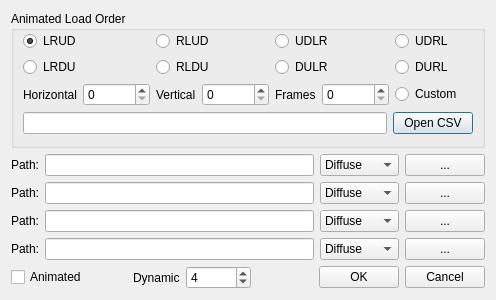
<?xml version="1.0" encoding="UTF-8"?>
<ui version="4.0">
 <class>Dialog</class>
 <widget class="QDialog" name="Dialog">
  <property name="geometry">
   <rect>
    <x>0</x>
    <y>0</y>
    <width>496</width>
    <height>300</height>
   </rect>
  </property>
  <property name="windowTitle">
   <string>Dialog</string>
  </property>
  <layout class="QVBoxLayout" name="verticalLayout_2">
   <item>
    <widget class="QGroupBox" name="AnimationData">
     <property name="title">
      <string>Animated Load Order</string>
     </property>
     <layout class="QVBoxLayout" name="verticalLayout">
      <property name="topMargin">
       <number>0</number>
      </property>
      <property name="bottomMargin">
       <number>9</number>
      </property>
      <item>
       <layout class="QGridLayout" name="gridLayout">
        <item row="2" column="0">
         <layout class="QHBoxLayout" name="horizontalLayout_3">
          <item>
           <widget class="QLabel" name="label_2">
            <property name="text">
             <string>Horizontal</string>
            </property>
           </widget>
          </item>
          <item>
           <widget class="QSpinBox" name="Horizontal">
            <property name="minimum">
             <number>0</number>
            </property>
            <property name="maximum">
             <number>999999999</number>
            </property>
            <property name="singleStep">
             <number>1</number>
            </property>
           </widget>
          </item>
         </layout>
        </item>
        <item row="1" column="3">
         <widget class="QRadioButton" name="DURL">
          <property name="text">
           <string>DURL</string>
          </property>
         </widget>
        </item>
        <item row="0" column="2">
         <widget class="QRadioButton" name="UDLR">
          <property name="text">
           <string>UDLR</string>
          </property>
          <property name="checked">
           <bool>false</bool>
          </property>
         </widget>
        </item>
        <item row="0" column="0">
         <widget class="QRadioButton" name="LRUD">
          <property name="text">
           <string>LRUD</string>
          </property>
          <property name="checked">
           <bool>true</bool>
          </property>
         </widget>
        </item>
        <item row="1" column="0">
         <widget class="QRadioButton" name="LRDU">
          <property name="text">
           <string>LRDU</string>
          </property>
         </widget>
        </item>
        <item row="1" column="1">
         <widget class="QRadioButton" name="RLDU">
          <property name="text">
           <string>RLDU</string>
          </property>
         </widget>
        </item>
        <item row="1" column="2">
         <widget class="QRadioButton" name="DULR">
          <property name="text">
           <string>DULR</string>
          </property>
         </widget>
        </item>
        <item row="2" column="1">
         <layout class="QHBoxLayout" name="horizontalLayout_4">
          <item>
           <widget class="QLabel" name="label_3">
            <property name="text">
             <string>Vertical</string>
            </property>
           </widget>
          </item>
          <item>
           <widget class="QSpinBox" name="Vertical">
            <property name="minimum">
             <number>0</number>
            </property>
            <property name="maximum">
             <number>999999999</number>
            </property>
           </widget>
          </item>
         </layout>
        </item>
        <item row="0" column="3">
         <widget class="QRadioButton" name="UDRL">
          <property name="text">
           <string>UDRL</string>
          </property>
         </widget>
        </item>
        <item row="0" column="1">
         <widget class="QRadioButton" name="RLUD">
          <property name="text">
           <string>RLUD</string>
          </property>
         </widget>
        </item>
        <item row="2" column="3">
         <widget class="QRadioButton" name="Custom">
          <property name="text">
           <string>Custom</string>
          </property>
         </widget>
        </item>
        <item row="2" column="2">
         <layout class="QHBoxLayout" name="horizontalLayout_11">
          <item>
           <widget class="QLabel" name="label_4">
            <property name="text">
             <string>Frames</string>
            </property>
           </widget>
          </item>
          <item>
           <widget class="QSpinBox" name="FrameCount">
            <property name="minimum">
             <number>0</number>
            </property>
            <property name="maximum">
             <number>999999999</number>
            </property>
           </widget>
          </item>
         </layout>
        </item>
       </layout>
      </item>
      <item>
       <layout class="QHBoxLayout" name="horizontalLayout_5">
        <item>
         <widget class="QLineEdit" name="CSV"/>
        </item>
        <item>
         <widget class="QPushButton" name="Open">
          <property name="text">
           <string>Open CSV</string>
          </property>
         </widget>
        </item>
       </layout>
      </item>
     </layout>
    </widget>
   </item>
   <item>
    <layout class="QHBoxLayout" name="horizontalLayout">
     <item>
      <widget class="QLabel" name="label">
       <property name="text">
        <string>Path:</string>
       </property>
      </widget>
     </item>
     <item>
      <widget class="QLineEdit" name="Path0"/>
     </item>
     <item>
      <widget class="QComboBox" name="Type0">
       <item>
        <property name="text">
         <string>Diffuse</string>
        </property>
       </item>
       <item>
        <property name="text">
         <string>Normal</string>
        </property>
       </item>
       <item>
        <property name="text">
         <string>RMT</string>
        </property>
       </item>
       <item>
        <property name="text">
         <string>Mask</string>
        </property>
       </item>
       <item>
        <property name="text">
         <string>Emissive</string>
        </property>
       </item>
      </widget>
     </item>
     <item>
      <widget class="QPushButton" name="OpenFile0">
       <property name="text">
        <string>...</string>
       </property>
      </widget>
     </item>
    </layout>
   </item>
   <item>
    <layout class="QHBoxLayout" name="horizontalLayout_6">
     <item>
      <widget class="QLabel" name="label_5">
       <property name="text">
        <string>Path:</string>
       </property>
      </widget>
     </item>
     <item>
      <widget class="QLineEdit" name="Path1"/>
     </item>
     <item>
      <widget class="QComboBox" name="Type1">
       <item>
        <property name="text">
         <string>Diffuse</string>
        </property>
       </item>
       <item>
        <property name="text">
         <string>Normal</string>
        </property>
       </item>
       <item>
        <property name="text">
         <string>RMT</string>
        </property>
       </item>
       <item>
        <property name="text">
         <string>Mask</string>
        </property>
       </item>
       <item>
        <property name="text">
         <string>Emissive</string>
        </property>
       </item>
      </widget>
     </item>
     <item>
      <widget class="QPushButton" name="OpenFile1">
       <property name="text">
        <string>...</string>
       </property>
      </widget>
     </item>
    </layout>
   </item>
   <item>
    <layout class="QHBoxLayout" name="horizontalLayout_7">
     <item>
      <widget class="QLabel" name="label_6">
       <property name="text">
        <string>Path:</string>
       </property>
      </widget>
     </item>
     <item>
      <widget class="QLineEdit" name="Path2"/>
     </item>
     <item>
      <widget class="QComboBox" name="Type2">
       <item>
        <property name="text">
         <string>Diffuse</string>
        </property>
       </item>
       <item>
        <property name="text">
         <string>Normal</string>
        </property>
       </item>
       <item>
        <property name="text">
         <string>RMT</string>
        </property>
       </item>
       <item>
        <property name="text">
         <string>Mask</string>
        </property>
       </item>
       <item>
        <property name="text">
         <string>Emissive</string>
        </property>
       </item>
      </widget>
     </item>
     <item>
      <widget class="QPushButton" name="OpenFile2">
       <property name="text">
        <string>...</string>
       </property>
      </widget>
     </item>
    </layout>
   </item>
   <item>
    <layout class="QHBoxLayout" name="horizontalLayout_8">
     <item>
      <widget class="QLabel" name="label_7">
       <property name="text">
        <string>Path:</string>
       </property>
      </widget>
     </item>
     <item>
      <widget class="QLineEdit" name="Path3"/>
     </item>
     <item>
      <widget class="QComboBox" name="Type3">
       <item>
        <property name="text">
         <string>Diffuse</string>
        </property>
       </item>
       <item>
        <property name="text">
         <string>Normal</string>
        </property>
       </item>
       <item>
        <property name="text">
         <string>RMT</string>
        </property>
       </item>
       <item>
        <property name="text">
         <string>Mask</string>
        </property>
       </item>
       <item>
        <property name="text">
         <string>Emissive</string>
        </property>
       </item>
      </widget>
     </item>
     <item>
      <widget class="QPushButton" name="OpenFile3">
       <property name="text">
        <string>...</string>
       </property>
      </widget>
     </item>
    </layout>
   </item>
   <item>
    <layout class="QHBoxLayout" name="horizontalLayout_10">
     <item>
      <layout class="QHBoxLayout" name="horizontalLayout_9">
       <item>
        <widget class="QCheckBox" name="Animated">
         <property name="text">
          <string>Animated</string>
         </property>
        </widget>
       </item>
       <item>
        <spacer name="horizontalSpacer">
         <property name="orientation">
          <enum>Qt::Horizontal</enum>
         </property>
         <property name="sizeHint" stdset="0">
          <size>
           <width>40</width>
           <height>20</height>
          </size>
         </property>
        </spacer>
       </item>
       <item>
        <widget class="QLabel" name="label_8">
         <property name="text">
          <string>Dynamic</string>
         </property>
        </widget>
       </item>
       <item>
        <widget class="QSpinBox" name="Unkn3">
         <property name="minimum">
          <number>-99999</number>
         </property>
         <property name="maximum">
          <number>99999</number>
         </property>
         <property name="singleStep">
          <number>4</number>
         </property>
         <property name="value">
          <number>4</number>
         </property>
        </widget>
       </item>
      </layout>
     </item>
     <item>
      <spacer name="horizontalSpacer_2">
       <property name="orientation">
        <enum>Qt::Horizontal</enum>
       </property>
       <property name="sizeHint" stdset="0">
        <size>
         <width>40</width>
         <height>20</height>
        </size>
       </property>
      </spacer>
     </item>
     <item>
      <layout class="QHBoxLayout" name="horizontalLayout_2">
       <item>
        <widget class="QPushButton" name="OK">
         <property name="text">
          <string>OK</string>
         </property>
        </widget>
       </item>
       <item>
        <widget class="QPushButton" name="Cancel">
         <property name="text">
          <string>Cancel</string>
         </property>
        </widget>
       </item>
      </layout>
     </item>
    </layout>
   </item>
  </layout>
 </widget>
 <resources/>
 <connections/>
</ui>
